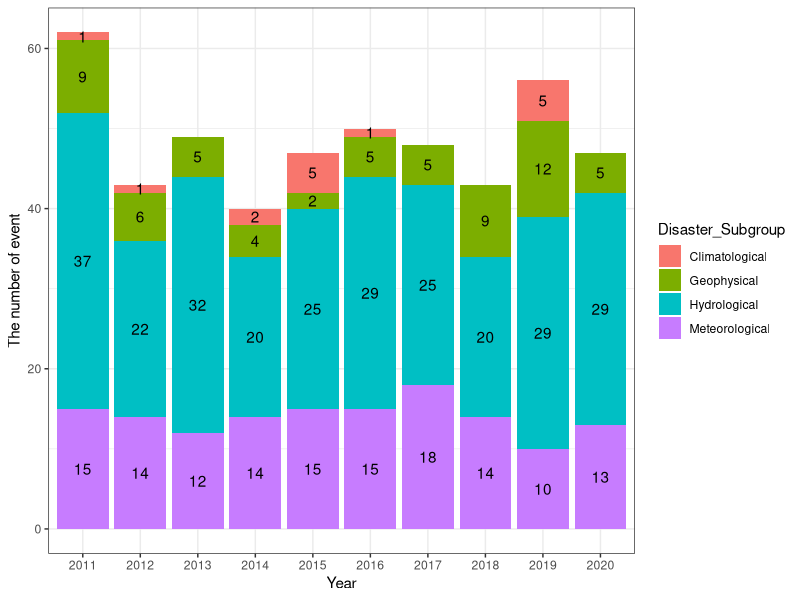
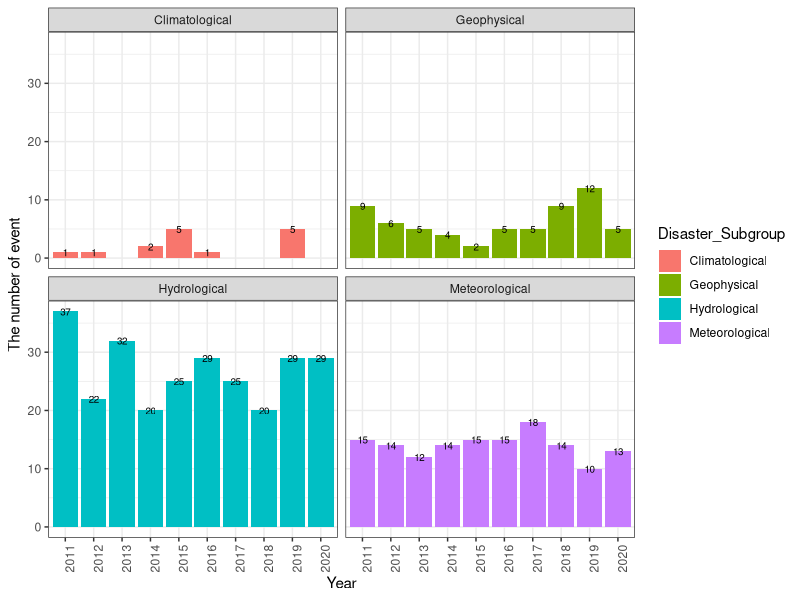
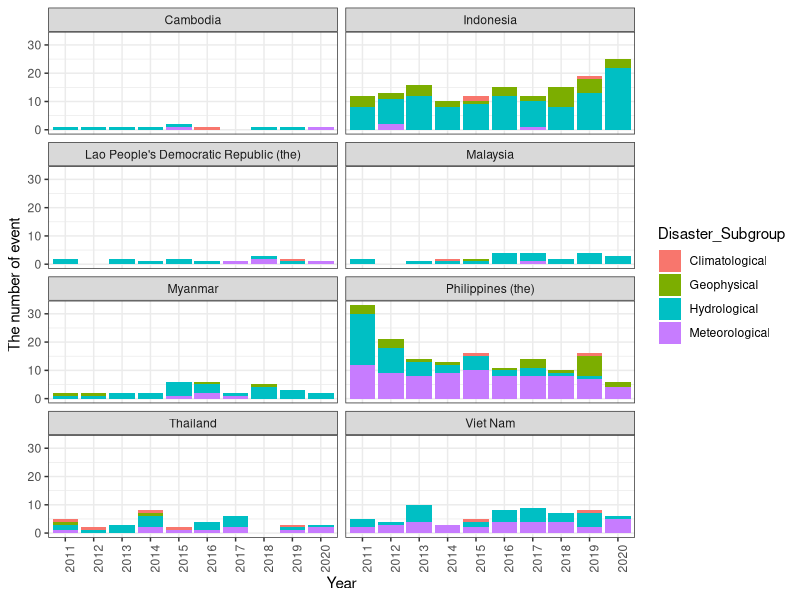
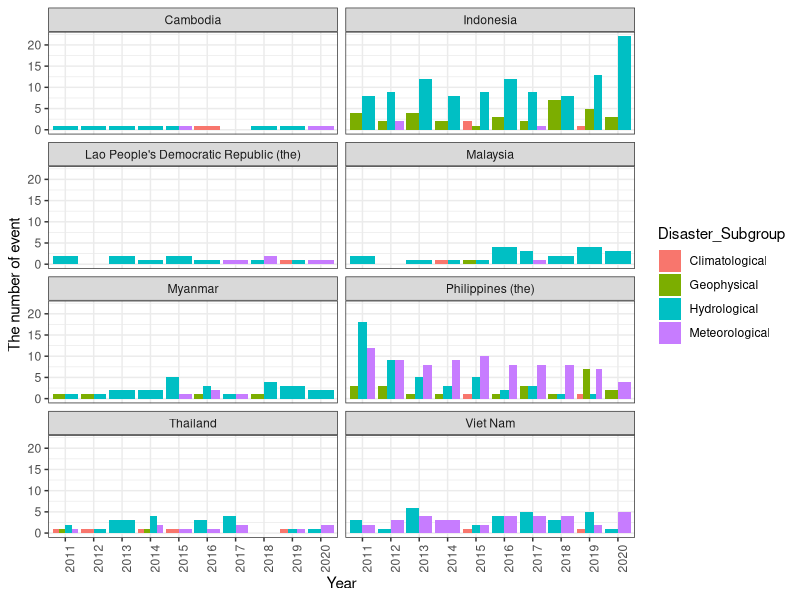
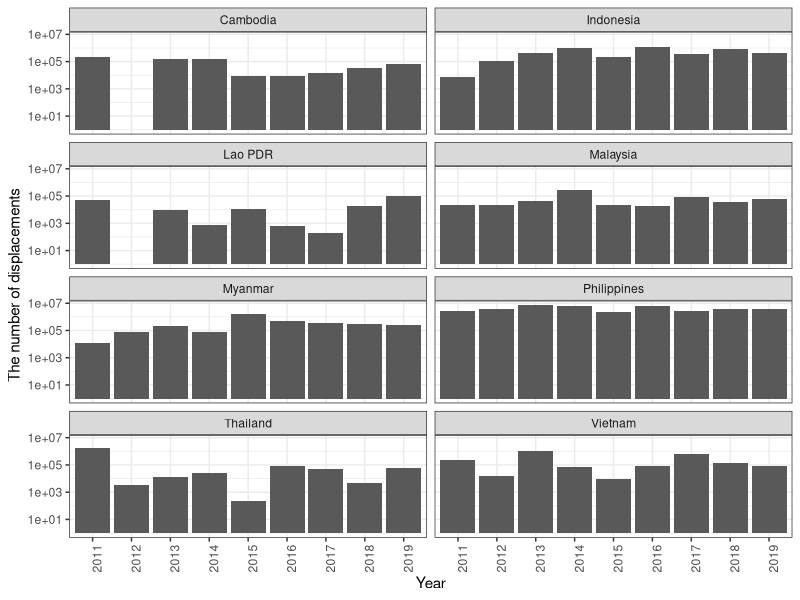
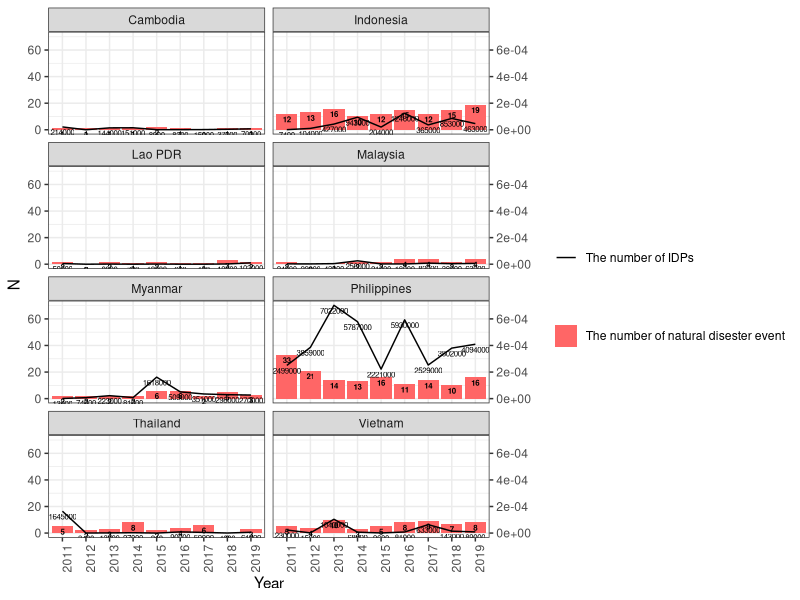
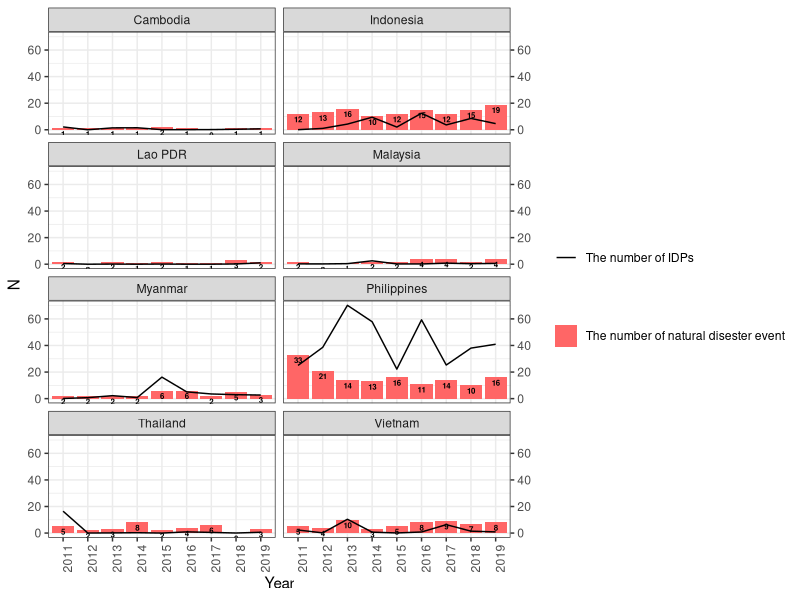

Write the R code that produced these figures, in order.
## ---- chunk 1
# Packages

knitr::opts_chunk$set(echo = TRUE)
#install.packages("tidyverse")
library(tidyverse)
#install.packages("reshape")
library(readxl)
#install.packages("reshape2")
library(reshape2)
library(reshape)
#install.packages("writexl")
library(writexl)
library(dplyr)
library(ggplot2)
## ---- chunk 2
# download
natural_disaster_2011_2020 <- read_excel("natural_disaster_2011_2020.xlsx")

# delete unnecessary rows
natural_disaster_2011_2020 <- natural_disaster_2011_2020[-1:-5, ]

# rename the variables 
names(natural_disaster_2011_2020) <- c('Dis_No', 'Year', 'Seq', 'Disaster_Group', 'Disaster_Subgroup', 'Disaster_Type', 'Disaster_Subtype', 'Disaster_Subsubtype', 'Event_Name', 'Entry_Criteria', 'Country', 'ISO', 'Region', 'Continent', 'Location', 'Origin', 'Associated_Dis', 'Associated_Dis2', 'OFDA_Response', 'Appeal', 'Declaration', 'Aid_Contribution', 'Dis_Mag_Value', 'Dis_Mag_Scale', 'Latitude', 'Longitude', 'Local_Time', 'River_Basin', 'Start_Year', 'Start_Month', 'Start_Day', 'End_Year', 'End_Month', 'End_Day', 'Total_Deaths', 'No_injured', 'No_affected', 'No_Homeless', 'Total_Affected', 'Reconstruction_Costs', 'Insured_Damages', 'Total_Damage', 'CPI')

# delete unnecessary rows
natural_disaster_2011_2020 <- natural_disaster_2011_2020[-1, ]

# select necessary variables(columns)
data <- select(natural_disaster_2011_2020, 'Dis_No', 'Year', 'Seq', 'Disaster_Type', 'Disaster_Subgroup', 'Country', 'Dis_Mag_Value', 'Dis_Mag_Scale', 'Latitude', 'Longitude', 'Start_Year', 'Start_Month', 'Start_Day', 'End_Year', 'End_Month', 'End_Day', 'Total_Deaths', 'No_injured', 'No_affected', 'No_Homeless', 'Total_Affected', 'Total_Damage')

# select countries
## Cambodia, Indonesia, Philippines (the),  Malaysia, Thailand, Lao People's Democratic Republic (the),  Myanmar,  Singapore,  Vietnam.
data <- data %>%
  filter(Country %in% c("Cambodia", "Indonesia", "Philippines (the)",  "Malaysia", "Thailand", "Lao People's Democratic Republic (the)",  "Myanmar",  "Singapore",  "Viet Nam"))

## ---- chunk 3
# Change in the number of all disasters (group by year)
all <- data %>% 
  filter(Disaster_Subgroup %in% c("Climatological", "Meteorological", "Hydrological", "Geophysical")) %>%
  group_by(Year, Disaster_Subgroup) %>%
  summarise(N=n(), na.rm = TRUE)

# 1) stacked bar graph 
all_bar <- ggplot(all, aes(x = Year, y = N, fill = Disaster_Subgroup)) + 
  geom_bar(stat="identity") +
  theme_bw() +
  labs(x="Year", y="The number of event") + 
  geom_text(aes(label= N), position = position_stack(vjust=0.5)) 
all_bar

# 2) separated bar graph
all_bar2 <- ggplot(all, aes(x = Year, y = N, fill = Disaster_Subgroup)) +
  geom_bar(stat="identity", position="dodge")+
  theme_bw() + 
  facet_wrap(~Disaster_Subgroup, ncol=2) +
  labs(x="Year", y="The number of event") + 
  geom_text(aes(label= N), size = 2.5) +
  theme(axis.text.x=element_text(angle=90, hjust=1))
all_bar2


# Change in the number of disaster (group by country)
country <- data %>% 
  filter(Disaster_Subgroup %in% c("Climatological", "Meteorological", "Hydrological", "Geophysical")) %>%
  group_by(Year, Disaster_Subgroup, Country) %>%
  summarise(N=n(), na.rm = TRUE)

# 1) stacked bar graph
country_bar <- ggplot(country, aes(x = Year, y = N, fill = Disaster_Subgroup)) + 
  geom_bar(stat="identity") +
  labs(x="Year", y="The number of event") + 
  facet_wrap(~Country, ncol=2) +  
  theme_bw() +
  theme(axis.text.x=element_text(angle=90, hjust=1)) 
country_bar

# 2) separated bar graph
country_bar2 <- ggplot(country, aes(x = Year, y = N, fill = Disaster_Subgroup)) +
  geom_bar(stat="identity", position="dodge")+
  labs(x="Year", y="The number of event") + 
  facet_wrap(~Country, ncol=2) +  
  theme_bw() +
  theme(axis.text.x=element_text(angle=90, hjust=1))
country_bar2
## ---- chunk 4
#1. Grouping data by year and country
country_events <- data %>% 
  filter(Disaster_Subgroup %in% c("Climatological", "Meteorological", "Hydrological", "Geophysical")) %>%
  group_by(Year, Country) %>%
  summarise(N=n(), na.rm = TRUE)

###str(country_events)

#2. Changing value
country_events$Country <- recode(country_events$Country, "Philippines (the)" = "Philippines", "Lao People's Democratic Republic (the)" = "Lao PDR", "Viet Nam" = "Vietnam")
## ---- chunk 5
#download
idp_dt <- read.table("IDP_data.csv", sep = ";", header = TRUE, stringsAsFactors = FALSE)

# We have three countries for which we don't have data at all or not enough data for the analysis: Brunei, Singapore and Timor-Leste. So we take them out. Also we transform dataset into tibble format for later. 

idp_clean <- idp_dt[-c(7,10,11),]
idp_clean_t <- as.tibble(idp_clean)


# Preparing data for individual countries 
# 1) Selecting the countries and variables we need 
country_idp <- idp_clean_t %>%
  filter(Country.Name %in% c("Cambodia", "Indonesia", "Philippines", "Malaysia", "Thailand", "Lao PDR", "Myanmar", "Vietnam")) %>% 
  select(-2)

#2) Transforming variables to numeric format (to be able late to use log() function)
country_idp <- country_idp %>% mutate_at(vars(X2011, X2012, X2013, X2014, X2015, X2016, X2017, X2018, X2019), as.numeric) 
names(country_idp)[2] <- "2011"
names(country_idp)[3]<- "2012"
names(country_idp)[4]<- "2013"
names(country_idp)[5]<- "2014"
names(country_idp)[6]<- "2015"
names(country_idp)[7]<- "2016"
names(country_idp)[8]<- "2017"
names(country_idp)[9]<- "2018"
names(country_idp)[10]<- "2019"

#3) Changing from wide to long format (to be able to use ggplot2)
country_idp <- as.data.frame(country_idp)
country_idp_long <- melt(data = country_idp,
                         id.vars = "Country.Name",
                         variable.name = "Year",
                         value.name = "IDPs")
names(country_idp_long) <- c('Country', 'Year', 'IDPs')

#4) Again transforming to tibble format (as the process of making data long resulted in turning back again the data.frame)
country_idp_long_t <- as.tibble(country_idp_long) %>%
  mutate_at(vars(IDPs), as.numeric) 
## ---- chunk 6
#Building graphs -> number of IDPs per country per year;
country_idp_bar <- ggplot(country_idp_long_t, aes(x = Year, y = IDPs)) +
  geom_bar(stat = "identity") +
  labs(x = "Year", y = "The number of displacements") +
  facet_wrap(~Country, ncol = 2) +
  theme_bw() +
  theme(axis.text.x = element_text(angle = 90, hjust = 1)) +
  scale_y_log10() 

country_idp_bar
## ---- chunk 7
# merge
merged_data <- left_join(country_idp_long_t, country_events, by = c("Year", "Country"))

# NA imputation
#1) Natural diseaster events 
merged_data$N[is.na(merged_data$N)] <- 0 
#2) IDPs
merged_data$IDPs[is.na(merged_data$IDPs)] <- 0 
  

# Plot 
#1) not change the scale of IDPs
ggplot(merged_data, aes(x = Year)) +
  geom_col(aes(y = N, fill="redfill")) +
  geom_text(aes(y = N, label = N), fontface = "bold", vjust = 1.4, color = "black", size = 2) +
  geom_line(aes(y =  IDPs / 100000, group = 1, color = 'blackline')) +
  geom_text(aes(y =  IDPs / 100000, label = round(IDPs, 2)), vjust = 1.4, color = "black", size = 2) +
  scale_y_continuous(sec.axis = sec_axis(trans = ~ . / 100000)) +
   scale_fill_manual('', labels = 'The number of natural disester event', values = "#FF6666") +
  scale_color_manual('', labels = 'The number of IDPs', values = 'black') +
  theme_bw() +  
  facet_wrap(~Country, ncol=2) +
  theme(axis.text.x=element_text(angle=90, hjust=1))

#2) change the scale of IDPs
merged_data$IDPs <- merged_data$IDPs/100000

ggplot(merged_data, aes(x = Year)) +
  geom_col(aes(y = N, fill="redfill")) +
  geom_text(aes(y = N, label = N), fontface = "bold", vjust = 1.4, color = "black", size = 2) +
  geom_line(aes(y = IDPs, group = 1, color = 'blackline')) +
  labs(x="Year") +
  scale_y_continuous(sec.axis = sec_axis(~.)) +
  scale_fill_manual('', labels = 'The number of natural disester event', values = "#FF6666") +
  scale_color_manual('', labels = 'The number of IDPs', values = 'black') +
  theme_bw() +  
  facet_wrap(~Country, ncol=2) +
  theme(axis.text.x=element_text(angle=90, hjust=1))
